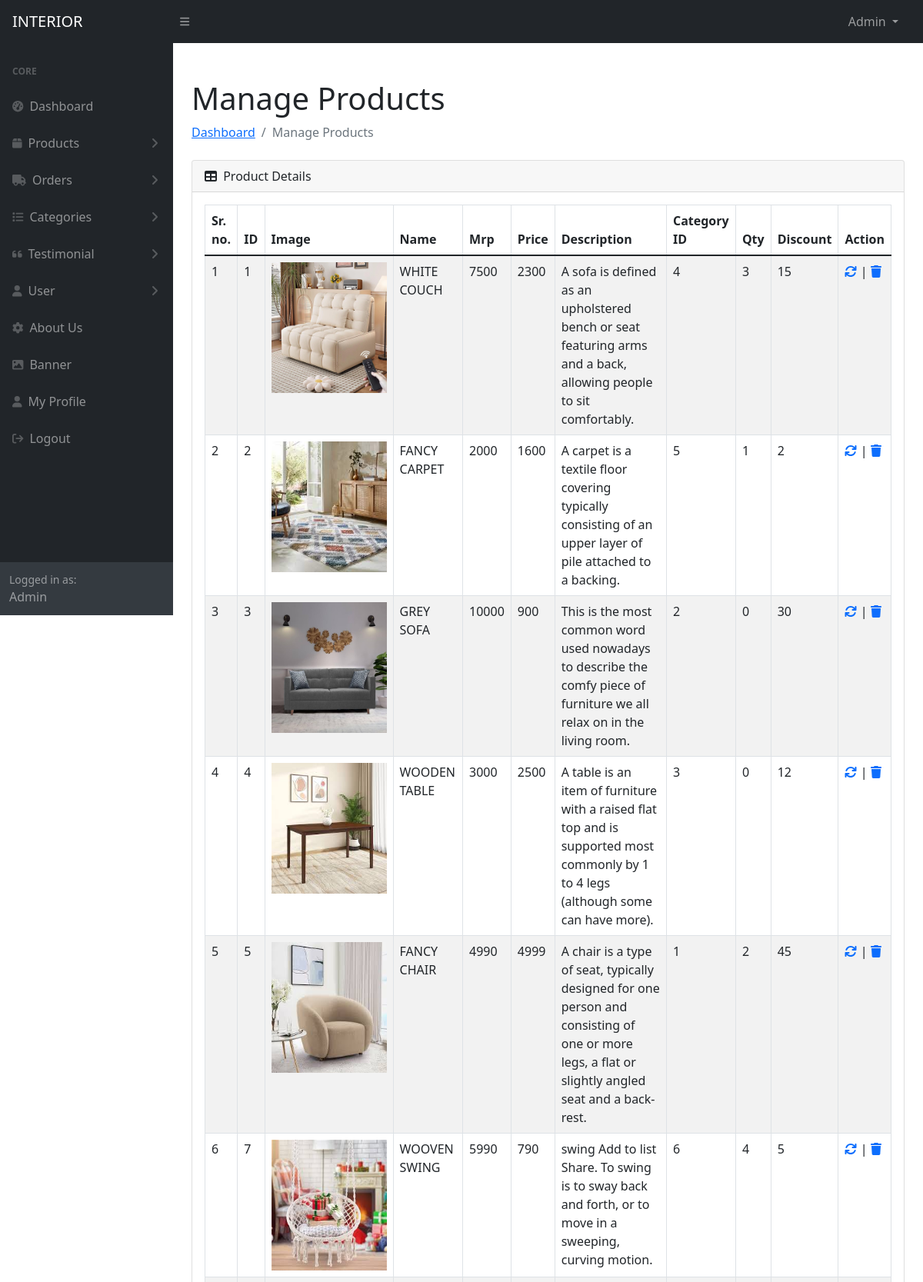
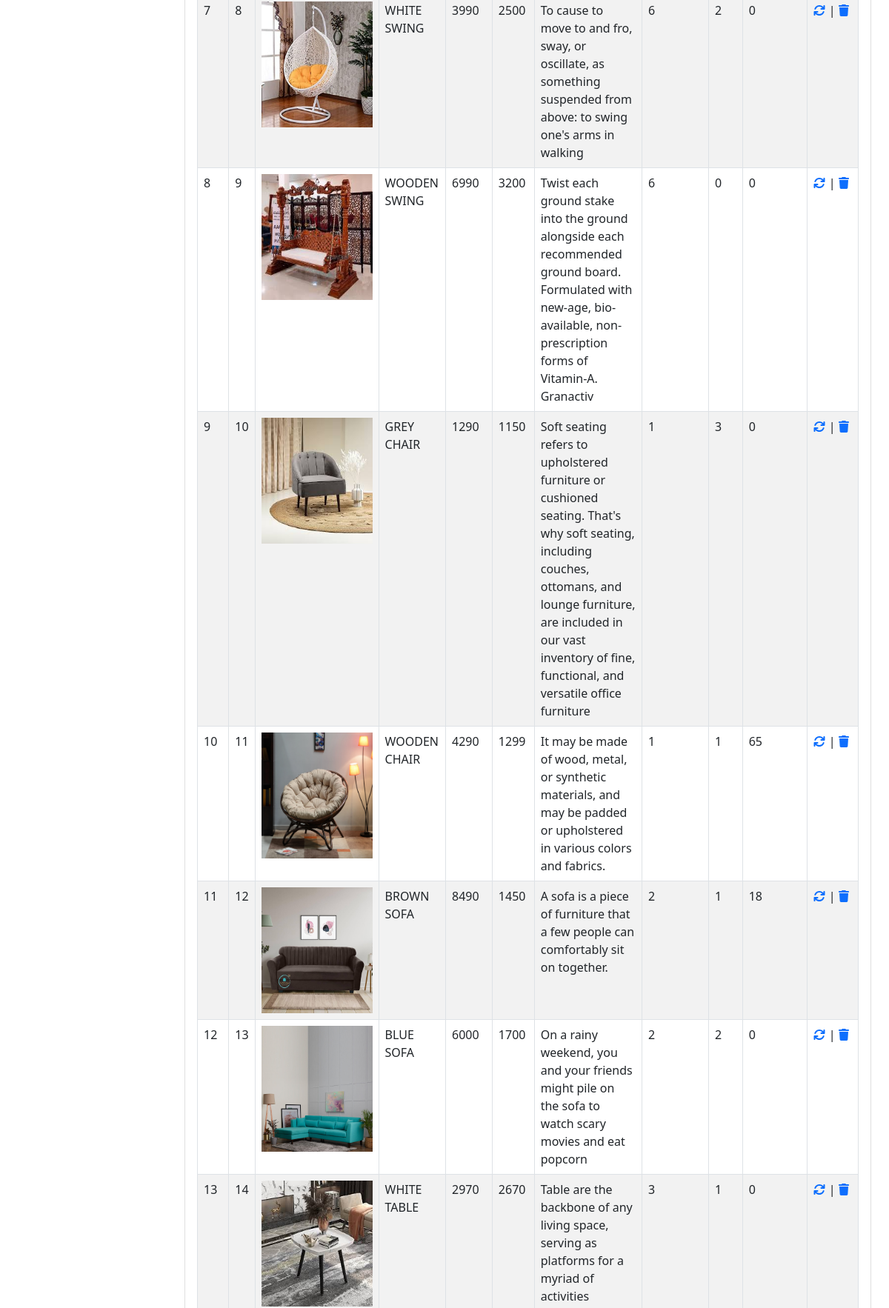
Screenshot of /manage-product.php (upper part) with the database file from the repository (2 pictures, top to bottom).
### tables this page shows
CREATE TABLE `products` (
  `p_id` int(100) NOT NULL,
  `p_name` varchar(255) NOT NULL,
  `p_img` varchar(255) NOT NULL,
  `p_mrp` int(100) NOT NULL,
  `p_price` int(100) NOT NULL,
  `p_desc` varchar(255) NOT NULL,
  `c_id` int(100) NOT NULL,
  `qty` int(100) NOT NULL,
  `p_discount` int(11) DEFAULT 0
);

### manage-product.php (the view, shortened to what this page needs)
<!DOCTYPE html>
<html lang="en">
    <head>
          <link href="https://cdn.jsdelivr.net/npm/simple-datatables@latest/dist/style.css" rel="stylesheet" />
        <link href="css/styles.css" rel="stylesheet" />
    </head>
    <body class="sb-nav-fixed">
 <?php include_once('includes/header.php');?>
        <div id="layoutSidenav">
       <?php include_once('includes/leftbar.php');?>
            <div id="layoutSidenav_content">
                <main>
                    <div class="container-fluid px-4">
                        <h1 class="mt-4">Manage Products</h1>
                        <ol class="breadcrumb mb-4">
                            <li class="breadcrumb-item"><a href="dashboard.php">Dashboard</a></li>
                            <li class="breadcrumb-item active">Manage Products</li>
                        </ol>
                        <div class="card mb-4">
                            <div class="card-header">
                                <i class="fas fa-table me-1"></i>
                               Product Details
                            </div>
                            <div class="card-body table-responsive">
                            <table id="datatablesSimple" class="table table-striped table-bordered" >
                                    <thead>
                                        <tr>
                                            <th>Sr. no.</th>
                                            <th>ID</th>
                                            <th>Image</th>
                                            <th>Name</th>
                                            <th>Mrp</th>
                                            <th>Price</th>
                                            <th>Description</th>
                                            <th>Category ID</th>
                                            <th>Qty</th>
                                            <th>Discount </th>
                                            <th>Action</th>
                                        </tr>
                                    </thead>
                                    <tbody>
                                    <?php
                                    $query=mysqli_query($con,"select * from products");
                                    $cnt=1;
                                    while($row=mysqli_fetch_array($query))
                                    {
                                    ?>
                                        <tr>
                                            <td><?php echo htmlentities($cnt);?></td>
                                            <td><?php echo htmlentities($row['p_id']);?></td>
                                            <td><img src="img/<?php echo htmlentities($row['p_img']);?>" height=170px; width=150px;></img></td>
                                            <td><?php echo htmlentities($row['p_name']);?></td>
                                            <td><?php echo htmlentities($row['p_mrp']);?></td>
                                            <td><?php echo htmlentities($row['p_price']);?></td>
                                            <td><?php echo htmlentities($row['p_desc']);?></td>
                                            <td><?php echo htmlentities($row['c_id']);?></td>
                                            <td><?php echo htmlentities($row['qty']);?></td>
                                            <td><?php echo htmlentities($row['p_discount']);?></td>
                                            <td>
                                            <a href="update-product.php?p_id=<?php echo $row['p_id']?>"><i class="fas fa-refresh"></i></a> |
                                            <a href="manage-product.php?p_id=<?php echo $row['p_id']?>&del=delete" onClick="return confirm('Are you sure you want to delete?')"><i class="fa fa-trash" aria-hidden="true"></i></a>
                                            </td>
                                        </tr>
                                        <?php $cnt=$cnt+1; } ?>
                                    </tbody>
                                </table>
                            </div>
                        </div>
                    </div>
                </main>
            </div>
        </div>
    </body>
</html>

### rows the page displays
products: p_id "1", p_img (picture), p_name "WHITE COUCH", p_mrp "7500", p_price "2300", p_desc "A sofa is defined as an upholstered bench or seat featuring arms and a back, allowing people to sit comfortably.", c "4", qty "3", p_discount "15"
products: p_id "2", p_img (picture), p_name "FANCY CARPET", p_mrp "2000", p_price "1600", p_desc "A carpet is a textile floor covering typically consisting of an upper layer of pile attached to a backing.", c "5", qty "1", p_discount "2"
products: p_id "3", p_img (picture), p_name "GREY SOFA", p_mrp "10000", p_price "900", p_desc "This is the most common word used nowadays to describe the comfy piece of furniture we all relax on in the living room.", c "2", qty "0", p_discount "30"
products: p_id "4", p_img (picture), p_name "WOODEN TABLE", p_mrp "3000", p_price "2500", p_desc "A table is an item of furniture with a raised flat top and is supported most commonly by 1 to 4 legs (although some can have more).", c "3", qty "0", p_discount "12"
products: p_id "5", p_img (picture), p_name "FANCY CHAIR", p_mrp "4990", p_price "4999", p_desc "A chair is a type of seat, typically designed for one person and consisting of one or more legs, a flat or slightly angled seat and a back-rest.", c "1", qty "2", p_discount "45"
products: p_id "7", p_img (picture), p_name "WOOVEN SWING", p_mrp "5990", p_price "790", p_desc "swing Add to list Share. To swing is to sway back and forth, or to move in a sweeping, curving motion.", c "6", qty "4", p_discount "5"
products: p_id "8", p_img (picture), p_name "WHITE SWING", p_mrp "3990", p_price "2500", p_desc "To cause to move to and fro, sway, or oscillate, as something suspended from above: to swing one's arms in walking", c "6", qty "2", p_discount "0"
products: p_id "9", p_img (picture), p_name "WOODEN SWING", p_mrp "6990", p_price "3200", p_desc "Twist each ground stake into the ground alongside each recommended ground board. Formulated with new-age, bio-available, non-prescription forms of Vitamin-A. Granactiv", c "6", qty "0", p_discount "0"
products: p_id "10", p_img (picture), p_name "GREY CHAIR", p_mrp "1290", p_price "1150", p_desc "Soft seating refers to upholstered furniture or cushioned seating. That's why soft seating, including couches, ottomans, and lounge furniture, are included in our vast inventory of fine, functional, and versatile office furniture", c "1", qty "3", p_discount "0"
products: p_id "11", p_img (picture), p_name "WOODEN CHAIR", p_mrp "4290", p_price "1299", p_desc "It may be made of wood, metal, or synthetic materials, and may be padded or upholstered in various colors and fabrics.", c "1", qty "1", p_discount "65"
products: p_id "12", p_img (picture), p_name "BROWN SOFA", p_mrp "8490", p_price "1450", p_desc "A sofa is a piece of furniture that a few people can comfortably sit on together.", c "2", qty "1", p_discount "18"
products: p_id "13", p_img (picture), p_name "BLUE SOFA", p_mrp "6000", p_price "1700", p_desc "On a rainy weekend, you and your friends might pile on the sofa to watch scary movies and eat popcorn", c "2", qty "2", p_discount "0"
products: p_id "14", p_img (picture), p_name "WHITE TABLE", p_mrp "2970", p_price "2670", p_desc "Table are the backbone of any living space, serving as platforms for a myriad of activities", c "3", qty "1", p_discount "0"

### other values shown
$adminName "Admin"
